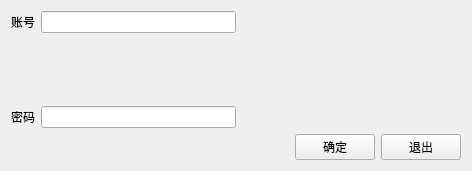
<?xml version="1.0" encoding="UTF-8"?>
<ui version="4.0">
 <class>Form</class>
 <widget class="QWidget" name="Form">
  <property name="geometry">
   <rect>
    <x>0</x>
    <y>0</y>
    <width>472</width>
    <height>171</height>
   </rect>
  </property>
  <property name="windowTitle">
   <string>Form</string>
  </property>
  <layout class="QVBoxLayout" name="verticalLayout_2">
   <item>
    <layout class="QVBoxLayout" name="verticalLayout">
     <item>
      <layout class="QHBoxLayout" name="horizontalLayout_4">
       <item>
        <layout class="QHBoxLayout" name="horizontalLayout">
         <item>
          <widget class="QLabel" name="label">
           <property name="text">
            <string>账号</string>
           </property>
          </widget>
         </item>
         <item>
          <widget class="QLineEdit" name="IDedit"/>
         </item>
        </layout>
       </item>
       <item>
        <spacer name="horizontalSpacer_2">
         <property name="orientation">
          <enum>Qt::Horizontal</enum>
         </property>
         <property name="sizeHint" stdset="0">
          <size>
           <width>40</width>
           <height>20</height>
          </size>
         </property>
        </spacer>
       </item>
      </layout>
     </item>
     <item>
      <spacer name="verticalSpacer">
       <property name="orientation">
        <enum>Qt::Vertical</enum>
       </property>
       <property name="sizeHint" stdset="0">
        <size>
         <width>20</width>
         <height>40</height>
        </size>
       </property>
      </spacer>
     </item>
     <item>
      <layout class="QHBoxLayout" name="horizontalLayout_5">
       <item>
        <layout class="QHBoxLayout" name="horizontalLayout_2">
         <item>
          <widget class="QLabel" name="label_2">
           <property name="text">
            <string>密码</string>
           </property>
          </widget>
         </item>
         <item>
          <widget class="QLineEdit" name="passwordedit"/>
         </item>
        </layout>
       </item>
       <item>
        <spacer name="horizontalSpacer_3">
         <property name="orientation">
          <enum>Qt::Horizontal</enum>
         </property>
         <property name="sizeHint" stdset="0">
          <size>
           <width>40</width>
           <height>20</height>
          </size>
         </property>
        </spacer>
       </item>
      </layout>
     </item>
    </layout>
   </item>
   <item>
    <layout class="QHBoxLayout" name="horizontalLayout_3">
     <item>
      <spacer name="horizontalSpacer">
       <property name="orientation">
        <enum>Qt::Horizontal</enum>
       </property>
       <property name="sizeHint" stdset="0">
        <size>
         <width>248</width>
         <height>20</height>
        </size>
       </property>
      </spacer>
     </item>
     <item>
      <widget class="QPushButton" name="loginbutton">
       <property name="text">
        <string>确定</string>
       </property>
      </widget>
     </item>
     <item>
      <widget class="QPushButton" name="exitbutton">
       <property name="text">
        <string>退出</string>
       </property>
      </widget>
     </item>
    </layout>
   </item>
  </layout>
 </widget>
 <tabstops>
  <tabstop>IDedit</tabstop>
  <tabstop>passwordedit</tabstop>
  <tabstop>loginbutton</tabstop>
  <tabstop>exitbutton</tabstop>
 </tabstops>
 <resources/>
 <connections/>
</ui>
